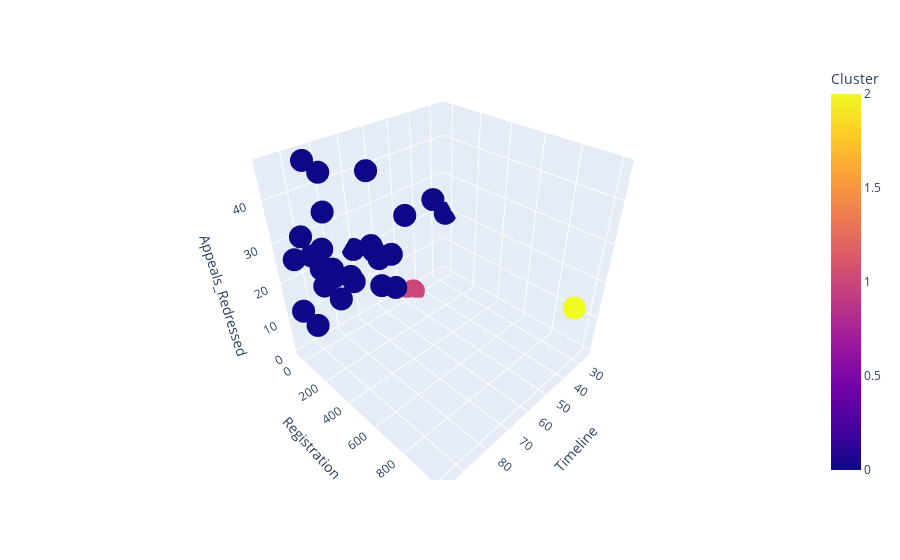

The notebook cell saved with this chart:
### Code cell
import pandas as pd
from sklearn.preprocessing import StandardScaler
from sklearn.cluster import KMeans
import plotly.express as px

# Read the data
df = pd.read_csv('C:/Users/DELL/GRAI.csv')

# Drop non-numeric columns
numeric_df = df.select_dtypes(include=['float64', 'int64'])

# Handle missing values (impute or drop)
numeric_df.dropna(inplace=True)  # Drop rows with missing values

# Normalize data
scaler = StandardScaler()
scaled_data = scaler.fit_transform(numeric_df)

# Apply clustering algorithm
kmeans = KMeans(n_clusters=3, random_state=42)
cluster_labels = kmeans.fit_predict(scaled_data)

# Add cluster labels to the DataFrame
numeric_df['Cluster'] = cluster_labels

# Visualize clusters (example: 3D scatter plot)
fig = px.scatter_3d(numeric_df, x='Timeline', y='Registration', z='Appeals_Redressed', color='Cluster')
fig.show()

### Figure 1 — Plotly figure (JSON) as saved in the notebook; plotly's stock layout.template omitted (floating-point values rounded to 4 significant figures)
{"data": [{"hovertemplate": "Timeline=%{x}<br>Registration=%{y}<br>Appeals_Redressed=%{z}<br>Cluster=%{marker.color}<extra></extra>", "legendgroup": "", "marker": {"color": [0, 0, 0, 0, 0, 0, 0, 0, 0, 0, 2, 0, 0, 0, 0, 0, 0, 0, 0, 0, 0, 1, 0, 0, 0, 0, 0, 0, 0], "coloraxis": "coloraxis", "symbol": "circle"}, "mode": "markers", "name": "", "scene": "scene", "showlegend": false, "type": "scatter3d", "x": [82.31, 92.5, 35.32, 86.48, 84.94, 94.16, 80.28, 63.47, 55.4, 25.71, 37.68, 85.57, 88.2, 81.77, 64.56, 55.63, 72.29, 74.55, 62.61, 81.97, 90.32, 45.12, 66.34, 63.35, 96.31, 82.42, 53.29, 88.35, 70.81], "y": [15.06, 42.49, 19.95, 5.66, 11.05, -13.44, 6.79, 31.89, 7.55, -23.2, 1013.0, -1.63, -10.3, 8.48, -7.08, -8.45, -34.49, -8.55, 17.63, -7.3, -13.81, -14.32, 45.04, -11.1, 40.96, 19.82, 84.34, 68.08, -39.06], "z": [20.35, 32.29, 26.4, 46.97, 26.4, 26.05, 10.83, 17.57, 5.38, 19.23, 17.74, 16.35, 25.2, 17.84, 20.86, 15.54, 12.19, 15.12, 8.78, 34.39, 6.09, 0, 41.17, 18.79, 14.27, 43.88, 27.69, 23.55, 20.99]}], "layout": {"coloraxis": {"colorbar": {"title": {"text": "Cluster"}}, "colorscale": [[0, "#0d0887"], [0.1111, "#46039f"], [0.2222, "#7201a8"], [0.3333, "#9c179e"], [0.4444, "#bd3786"], [0.5556, "#d8576b"], [0.6667, "#ed7953"], [0.7778, "#fb9f3a"], [0.8889, "#fdca26"], [1, "#f0f921"]]}, "legend": {"tracegroupgap": 0}, "margin": {"t": 60}, "scene": {"domain": {"x": [0, 1], "y": [0, 1]}, "xaxis": {"title": {"text": "Timeline"}}, "yaxis": {"title": {"text": "Registration"}}, "zaxis": {"title": {"text": "Appeals_Redressed"}}}}}
